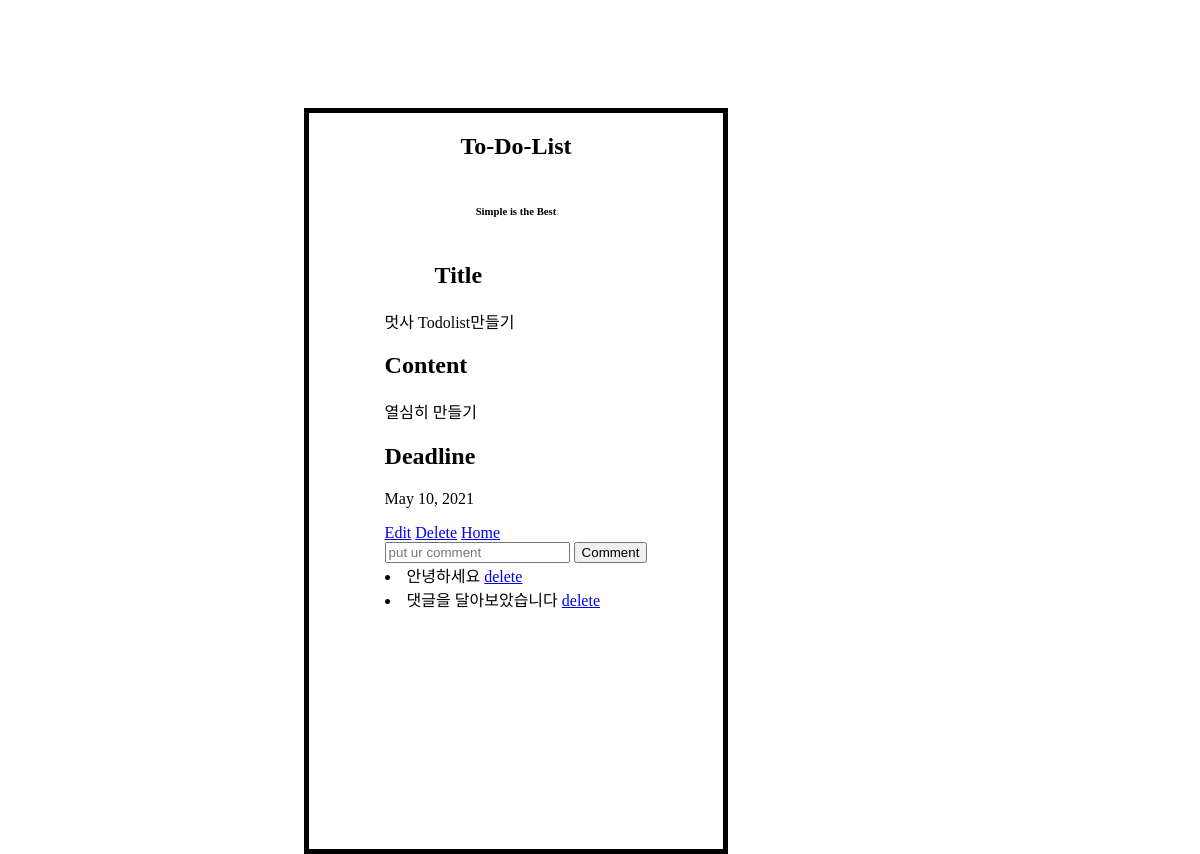
The page /detail/4 on the database its author committed.
### app/models.py (models this page shows, shortened)
class TodoList(models.Model):
    title = models.CharField(max_length=200)
    content = models.TextField(max_length=200, verbose_name="할일제목")
    date_created = models.DateField(auto_now_add=True, verbose_name="생성날짜")
    date_deadline = models.DateField(verbose_name="데드라인")

class Comment(models.Model):
    todo = models.ForeignKey(TodoList, on_delete=models.CASCADE, related_name='comments')
    content = models.TextField(verbose_name="댓글")

### app/views.py (the view, shortened to what this page needs)
# urls.py: path('detail/<int:todo_pk>', views.detail, name="detail"),
def detail(request, todo_pk):
    todo = TodoList.objects.get(pk=todo_pk)
    return render(request, 'detail.html', {'todo' : todo})

### app/templates/detail.html (shortened to what this page needs)
{%extends 'base.html' %}
    {% load static %}
    {% block css %}
    <link rel="stylesheet" href="{% static 'detail.css' %}">
    {% endblock %}
        {% block content %}
        <div>
            <h2 class="title">Title</h2>
            <p>{{todo.title}}</p>
        </div>
        <div>
            <h2>Content</h2>
            <p>{{todo.content}}</p>
        </div>
        <div>
            <h2>Deadline</h2>
            <p>{{todo.date_deadline}}</p>
        </div>
        <a href="{% url 'edit' todo.pk %}">Edit</a>
        <a href="{% url 'delete' todo.pk %}">Delete</a>
        <a href="{% url 'index' %}">Home</a>
        <div class="comment">
            <form action="" method="POST">
                <input type="text" name="content" placeholder="put ur comment">
                <button type="submit">Comment</button>
            </form>
            {% for comment in todo.comments.all %}
            <li>{{ comment.content }}
                <a href="{% url 'delete_comment' todo.pk comment.pk %}">delete</a>
            </li>
            {% endfor %}
        </div>
    </div>
    {% endblock %}

### app/static/detail.css (style rules this page uses)
.title { position: relative; left: 50px; }

### rows shown on the page
TodoList: title "멋사 Todolist만들기", content "열심히 만들기", date_deadline "May 10, 2021"
Comment: content "안녕하세요"
Comment: content "댓글을 달아보았습니다"
